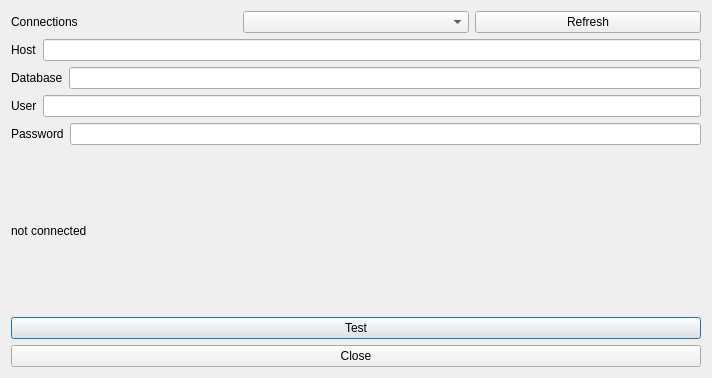
<?xml version="1.0" encoding="UTF-8"?>
<ui version="4.0">
 <class>DatabaseDialog</class>
 <widget class="QDialog" name="DatabaseDialog">
  <property name="geometry">
   <rect>
    <x>0</x>
    <y>0</y>
    <width>712</width>
    <height>378</height>
   </rect>
  </property>
  <property name="windowTitle">
   <string>Connect to database</string>
  </property>
  <layout class="QVBoxLayout" name="verticalLayout">
   <item>
    <layout class="QHBoxLayout" name="horizontalLayout">
     <item>
      <widget class="QLabel" name="label_5">
       <property name="text">
        <string>Connections</string>
       </property>
      </widget>
     </item>
     <item>
      <widget class="QComboBox" name="connections_box">
       <property name="focusPolicy">
        <enum>Qt::NoFocus</enum>
       </property>
       <property name="toolTip">
        <string>&lt;html&gt;&lt;head/&gt;&lt;body&gt;&lt;p&gt;Load details for saved Postgis connections.&lt;br/&gt;&lt;/p&gt;&lt;/body&gt;&lt;/html&gt;</string>
       </property>
      </widget>
     </item>
     <item>
      <widget class="QPushButton" name="refresh_button">
       <property name="focusPolicy">
        <enum>Qt::NoFocus</enum>
       </property>
       <property name="toolTip">
        <string>&lt;html&gt;&lt;head/&gt;&lt;body&gt;&lt;p&gt;Refresh connections dropdown.&lt;/p&gt;&lt;/body&gt;&lt;/html&gt;</string>
       </property>
       <property name="text">
        <string>Refresh</string>
       </property>
      </widget>
     </item>
    </layout>
   </item>
   <item>
    <layout class="QHBoxLayout" name="horizontalLayout_2">
     <item>
      <widget class="QLabel" name="label">
       <property name="text">
        <string>Host</string>
       </property>
      </widget>
     </item>
     <item>
      <widget class="QLineEdit" name="host">
       <property name="toolTip">
        <string>&lt;html&gt;&lt;head/&gt;&lt;body&gt;&lt;p&gt;Changing these will not change stored settings for the connection. &lt;/p&gt;&lt;/body&gt;&lt;/html&gt;</string>
       </property>
      </widget>
     </item>
    </layout>
   </item>
   <item>
    <layout class="QHBoxLayout" name="horizontalLayout_3">
     <item>
      <widget class="QLabel" name="label_2">
       <property name="text">
        <string>Database</string>
       </property>
      </widget>
     </item>
     <item>
      <widget class="QLineEdit" name="database">
       <property name="toolTip">
        <string>&lt;html&gt;&lt;head/&gt;&lt;body&gt;&lt;p&gt;Changing these will not change stored settings for the connection.&lt;/p&gt;&lt;/body&gt;&lt;/html&gt;</string>
       </property>
       <property name="text">
        <string/>
       </property>
      </widget>
     </item>
    </layout>
   </item>
   <item>
    <layout class="QHBoxLayout" name="horizontalLayout_4">
     <item>
      <widget class="QLabel" name="label_3">
       <property name="text">
        <string>User</string>
       </property>
      </widget>
     </item>
     <item>
      <widget class="QLineEdit" name="user">
       <property name="toolTip">
        <string>&lt;html&gt;&lt;head/&gt;&lt;body&gt;&lt;p&gt;Changing these will not change stored settings for the connection.&lt;/p&gt;&lt;/body&gt;&lt;/html&gt;</string>
       </property>
      </widget>
     </item>
    </layout>
   </item>
   <item>
    <layout class="QHBoxLayout" name="horizontalLayout_5">
     <item>
      <widget class="QLabel" name="label_4">
       <property name="text">
        <string>Password</string>
       </property>
      </widget>
     </item>
     <item>
      <widget class="QLineEdit" name="password">
       <property name="toolTip">
        <string>&lt;html&gt;&lt;head/&gt;&lt;body&gt;&lt;p&gt;Changing these will not change stored settings for the connection.&lt;/p&gt;&lt;/body&gt;&lt;/html&gt;</string>
       </property>
       <property name="echoMode">
        <enum>QLineEdit::Password</enum>
       </property>
      </widget>
     </item>
    </layout>
   </item>
   <item>
    <widget class="QLabel" name="status">
     <property name="text">
      <string>not connected</string>
     </property>
    </widget>
   </item>
   <item>
    <layout class="QHBoxLayout" name="horizontalLayout_6">
     <item>
      <widget class="QPushButton" name="test_button">
       <property name="text">
        <string>Test</string>
       </property>
      </widget>
     </item>
    </layout>
   </item>
   <item>
    <widget class="QPushButton" name="close_button">
     <property name="text">
      <string>Close</string>
     </property>
    </widget>
   </item>
  </layout>
 </widget>
 <resources/>
 <connections/>
</ui>
